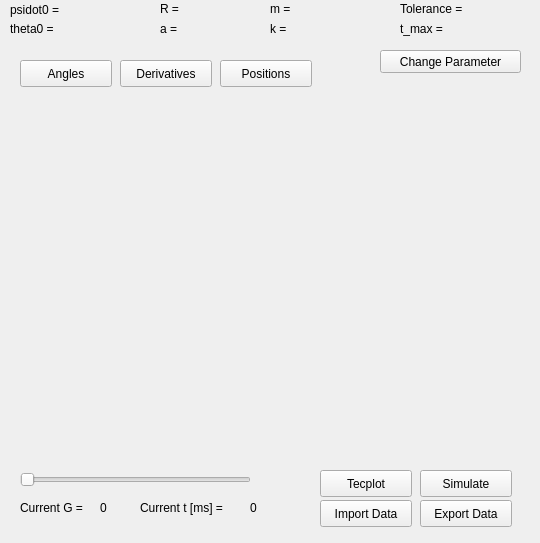
<?xml version="1.0" encoding="UTF-8"?>
<ui version="4.0">
 <class>MainWindow</class>
 <widget class="QMainWindow" name="MainWindow">
  <property name="geometry">
   <rect>
    <x>0</x>
    <y>0</y>
    <width>540</width>
    <height>543</height>
   </rect>
  </property>
  <property name="minimumSize">
   <size>
    <width>540</width>
    <height>543</height>
   </size>
  </property>
  <property name="maximumSize">
   <size>
    <width>540</width>
    <height>543</height>
   </size>
  </property>
  <property name="windowTitle">
   <string>MainWindow</string>
  </property>
  <widget class="QWidget" name="centralWidget">
   <widget class="QSlider" name="t_slider">
    <property name="geometry">
     <rect>
      <x>20</x>
      <y>470</y>
      <width>231</width>
      <height>19</height>
     </rect>
    </property>
    <property name="minimum">
     <number>0</number>
    </property>
    <property name="maximum">
     <number>2200</number>
    </property>
    <property name="singleStep">
     <number>10</number>
    </property>
    <property name="tracking">
     <bool>true</bool>
    </property>
    <property name="orientation">
     <enum>Qt::Horizontal</enum>
    </property>
   </widget>
   <widget class="QPushButton" name="changeparameter_button">
    <property name="geometry">
     <rect>
      <x>380</x>
      <y>50</y>
      <width>141</width>
      <height>23</height>
     </rect>
    </property>
    <property name="text">
     <string>Change Parameter</string>
    </property>
   </widget>
   <widget class="QPushButton" name="Simulate_button">
    <property name="geometry">
     <rect>
      <x>420</x>
      <y>470</y>
      <width>92</width>
      <height>27</height>
     </rect>
    </property>
    <property name="text">
     <string>Simulate</string>
    </property>
   </widget>
   <widget class="QPushButton" name="Import_button">
    <property name="geometry">
     <rect>
      <x>320</x>
      <y>500</y>
      <width>92</width>
      <height>27</height>
     </rect>
    </property>
    <property name="text">
     <string>Import Data</string>
    </property>
   </widget>
   <widget class="QPushButton" name="Export_button">
    <property name="geometry">
     <rect>
      <x>420</x>
      <y>500</y>
      <width>92</width>
      <height>27</height>
     </rect>
    </property>
    <property name="text">
     <string>Export Data</string>
    </property>
   </widget>
   <widget class="QLabel" name="t_text">
    <property name="geometry">
     <rect>
      <x>140</x>
      <y>500</y>
      <width>101</width>
      <height>16</height>
     </rect>
    </property>
    <property name="text">
     <string>Current t [ms] = </string>
    </property>
   </widget>
   <widget class="QLabel" name="G">
    <property name="geometry">
     <rect>
      <x>100</x>
      <y>500</y>
      <width>31</width>
      <height>16</height>
     </rect>
    </property>
    <property name="text">
     <string>0</string>
    </property>
   </widget>
   <widget class="QLabel" name="t">
    <property name="geometry">
     <rect>
      <x>250</x>
      <y>500</y>
      <width>46</width>
      <height>16</height>
     </rect>
    </property>
    <property name="text">
     <string>0</string>
    </property>
   </widget>
   <widget class="QLabel" name="G_text">
    <property name="geometry">
     <rect>
      <x>20</x>
      <y>500</y>
      <width>81</width>
      <height>16</height>
     </rect>
    </property>
    <property name="text">
     <string>Current G = </string>
    </property>
   </widget>
   <widget class="QLabel" name="m_text">
    <property name="geometry">
     <rect>
      <x>270</x>
      <y>0</y>
      <width>31</width>
      <height>17</height>
     </rect>
    </property>
    <property name="text">
     <string>m = </string>
    </property>
   </widget>
   <widget class="QLabel" name="k_text">
    <property name="geometry">
     <rect>
      <x>270</x>
      <y>20</y>
      <width>21</width>
      <height>17</height>
     </rect>
    </property>
    <property name="text">
     <string>k = </string>
    </property>
   </widget>
   <widget class="QLabel" name="Tolerance_text">
    <property name="geometry">
     <rect>
      <x>400</x>
      <y>0</y>
      <width>81</width>
      <height>17</height>
     </rect>
    </property>
    <property name="text">
     <string>Tolerance = </string>
    </property>
   </widget>
   <widget class="QLabel" name="R_text">
    <property name="geometry">
     <rect>
      <x>160</x>
      <y>0</y>
      <width>31</width>
      <height>17</height>
     </rect>
    </property>
    <property name="text">
     <string>R = </string>
    </property>
   </widget>
   <widget class="QLabel" name="a_text">
    <property name="geometry">
     <rect>
      <x>160</x>
      <y>20</y>
      <width>31</width>
      <height>17</height>
     </rect>
    </property>
    <property name="text">
     <string>a = </string>
    </property>
   </widget>
   <widget class="QLabel" name="theta0_text">
    <property name="geometry">
     <rect>
      <x>10</x>
      <y>20</y>
      <width>61</width>
      <height>17</height>
     </rect>
    </property>
    <property name="text">
     <string>theta0 = </string>
    </property>
   </widget>
   <widget class="QLabel" name="psidot0_text">
    <property name="geometry">
     <rect>
      <x>10</x>
      <y>0</y>
      <width>61</width>
      <height>20</height>
     </rect>
    </property>
    <property name="text">
     <string>psidot0 = </string>
    </property>
   </widget>
   <widget class="QLabel" name="psidot0">
    <property name="geometry">
     <rect>
      <x>80</x>
      <y>0</y>
      <width>59</width>
      <height>17</height>
     </rect>
    </property>
    <property name="text">
     <string/>
    </property>
   </widget>
   <widget class="QLabel" name="theta0">
    <property name="geometry">
     <rect>
      <x>80</x>
      <y>20</y>
      <width>59</width>
      <height>17</height>
     </rect>
    </property>
    <property name="text">
     <string/>
    </property>
   </widget>
   <widget class="QLabel" name="R">
    <property name="geometry">
     <rect>
      <x>190</x>
      <y>0</y>
      <width>59</width>
      <height>17</height>
     </rect>
    </property>
    <property name="text">
     <string/>
    </property>
   </widget>
   <widget class="QLabel" name="a">
    <property name="geometry">
     <rect>
      <x>190</x>
      <y>20</y>
      <width>59</width>
      <height>17</height>
     </rect>
    </property>
    <property name="text">
     <string/>
    </property>
   </widget>
   <widget class="QLabel" name="m">
    <property name="geometry">
     <rect>
      <x>300</x>
      <y>0</y>
      <width>59</width>
      <height>17</height>
     </rect>
    </property>
    <property name="text">
     <string/>
    </property>
   </widget>
   <widget class="QLabel" name="k">
    <property name="geometry">
     <rect>
      <x>300</x>
      <y>20</y>
      <width>59</width>
      <height>17</height>
     </rect>
    </property>
    <property name="text">
     <string/>
    </property>
   </widget>
   <widget class="QLabel" name="Tolerance">
    <property name="geometry">
     <rect>
      <x>480</x>
      <y>0</y>
      <width>59</width>
      <height>17</height>
     </rect>
    </property>
    <property name="text">
     <string/>
    </property>
   </widget>
   <widget class="QPushButton" name="Angles">
    <property name="geometry">
     <rect>
      <x>20</x>
      <y>60</y>
      <width>92</width>
      <height>27</height>
     </rect>
    </property>
    <property name="text">
     <string>Angles</string>
    </property>
   </widget>
   <widget class="QPushButton" name="Derivatives">
    <property name="geometry">
     <rect>
      <x>120</x>
      <y>60</y>
      <width>92</width>
      <height>27</height>
     </rect>
    </property>
    <property name="text">
     <string>Derivatives</string>
    </property>
   </widget>
   <widget class="QPushButton" name="Positions">
    <property name="geometry">
     <rect>
      <x>220</x>
      <y>60</y>
      <width>92</width>
      <height>27</height>
     </rect>
    </property>
    <property name="text">
     <string>Positions</string>
    </property>
   </widget>
   <widget class="QPushButton" name="Tecplot_button">
    <property name="geometry">
     <rect>
      <x>320</x>
      <y>470</y>
      <width>92</width>
      <height>27</height>
     </rect>
    </property>
    <property name="text">
     <string>Tecplot</string>
    </property>
   </widget>
   <widget class="QLabel" name="t_max_text">
    <property name="geometry">
     <rect>
      <x>400</x>
      <y>20</y>
      <width>61</width>
      <height>17</height>
     </rect>
    </property>
    <property name="text">
     <string>t_max = </string>
    </property>
   </widget>
   <widget class="QLabel" name="t_max">
    <property name="geometry">
     <rect>
      <x>460</x>
      <y>20</y>
      <width>59</width>
      <height>17</height>
     </rect>
    </property>
    <property name="text">
     <string/>
    </property>
   </widget>
  </widget>
  <action name="actionOpenParameterOptions">
   <property name="text">
    <string>openParameterOptions</string>
   </property>
  </action>
  <action name="actionSlideTime">
   <property name="text">
    <string>SlideTime</string>
   </property>
  </action>
  <action name="actionAnglesClicked">
   <property name="text">
    <string>AnglesClicked</string>
   </property>
  </action>
  <action name="actionDerivativesClicked">
   <property name="text">
    <string>DerivativesClicked</string>
   </property>
  </action>
  <action name="actionPositionsClicked">
   <property name="text">
    <string>PositionsClicked</string>
   </property>
  </action>
 </widget>
 <layoutdefault spacing="6" margin="11"/>
 <resources/>
 <connections>
  <connection>
   <sender>changeparameter_button</sender>
   <signal>clicked()</signal>
   <receiver>actionOpenParameterOptions</receiver>
   <slot>trigger()</slot>
   <hints>
    <hint type="sourcelabel">
     <x>445</x>
     <y>59</y>
    </hint>
    <hint type="destinationlabel">
     <x>-1</x>
     <y>-1</y>
    </hint>
   </hints>
  </connection>
  <connection>
   <sender>t_slider</sender>
   <signal>sliderMoved(int)</signal>
   <receiver>actionSlideTime</receiver>
   <slot>trigger()</slot>
   <hints>
    <hint type="sourcelabel">
     <x>135</x>
     <y>479</y>
    </hint>
    <hint type="destinationlabel">
     <x>-1</x>
     <y>-1</y>
    </hint>
   </hints>
  </connection>
  <connection>
   <sender>Angles</sender>
   <signal>clicked()</signal>
   <receiver>actionAnglesClicked</receiver>
   <slot>trigger()</slot>
   <hints>
    <hint type="sourcelabel">
     <x>65</x>
     <y>73</y>
    </hint>
    <hint type="destinationlabel">
     <x>-1</x>
     <y>-1</y>
    </hint>
   </hints>
  </connection>
  <connection>
   <sender>Derivatives</sender>
   <signal>clicked()</signal>
   <receiver>actionDerivativesClicked</receiver>
   <slot>trigger()</slot>
   <hints>
    <hint type="sourcelabel">
     <x>165</x>
     <y>73</y>
    </hint>
    <hint type="destinationlabel">
     <x>-1</x>
     <y>-1</y>
    </hint>
   </hints>
  </connection>
  <connection>
   <sender>Positions</sender>
   <signal>clicked()</signal>
   <receiver>actionPositionsClicked</receiver>
   <slot>trigger()</slot>
   <hints>
    <hint type="sourcelabel">
     <x>265</x>
     <y>73</y>
    </hint>
    <hint type="destinationlabel">
     <x>-1</x>
     <y>-1</y>
    </hint>
   </hints>
  </connection>
 </connections>
 <slots>
  <slot>ExportbuttonClicked()</slot>
 </slots>
</ui>
